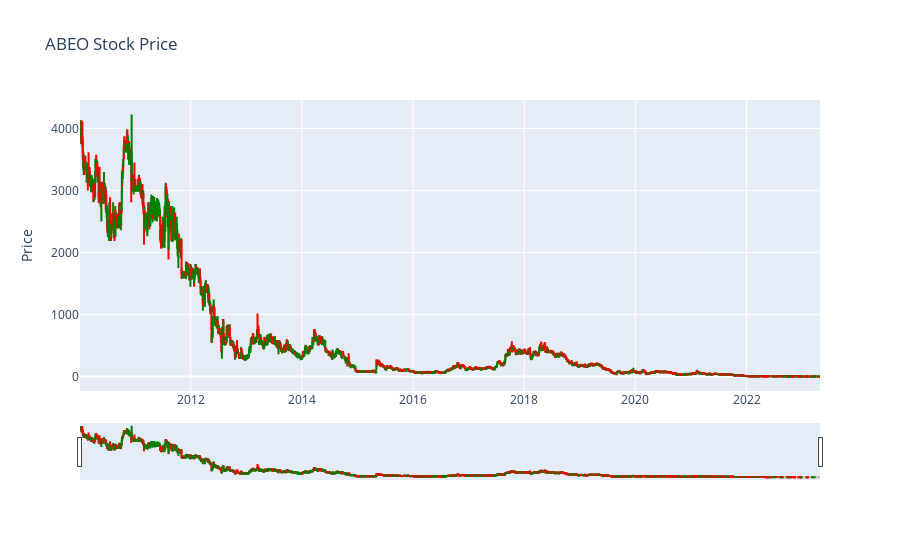

The notebook cell saved with this chart:
### Code cell
abeo = Stock("ABEO")
abeo.plot_candlesticks()
#BEAR FLAG

### Figure 1 — Plotly figure (JSON) as saved in the notebook; plotly's stock layout.template omitted (floating-point values rounded to 4 significant figures; data arrays with more than 128 entries replaced by an {"elided": "..."} marker saying what was removed)
{"data": [{"close": {"elided": "3353 float values"}, "decreasing": {"line": {"color": "red"}}, "high": {"elided": "3353 float values"}, "increasing": {"line": {"color": "green"}}, "low": {"elided": "3353 float values"}, "open": {"elided": "3353 float values"}, "type": "candlestick", "x": {"elided": "3353 str values"}}], "layout": {"title": {"text": "ABEO Stock Price"}, "yaxis": {"title": {"text": "Price"}}}}
